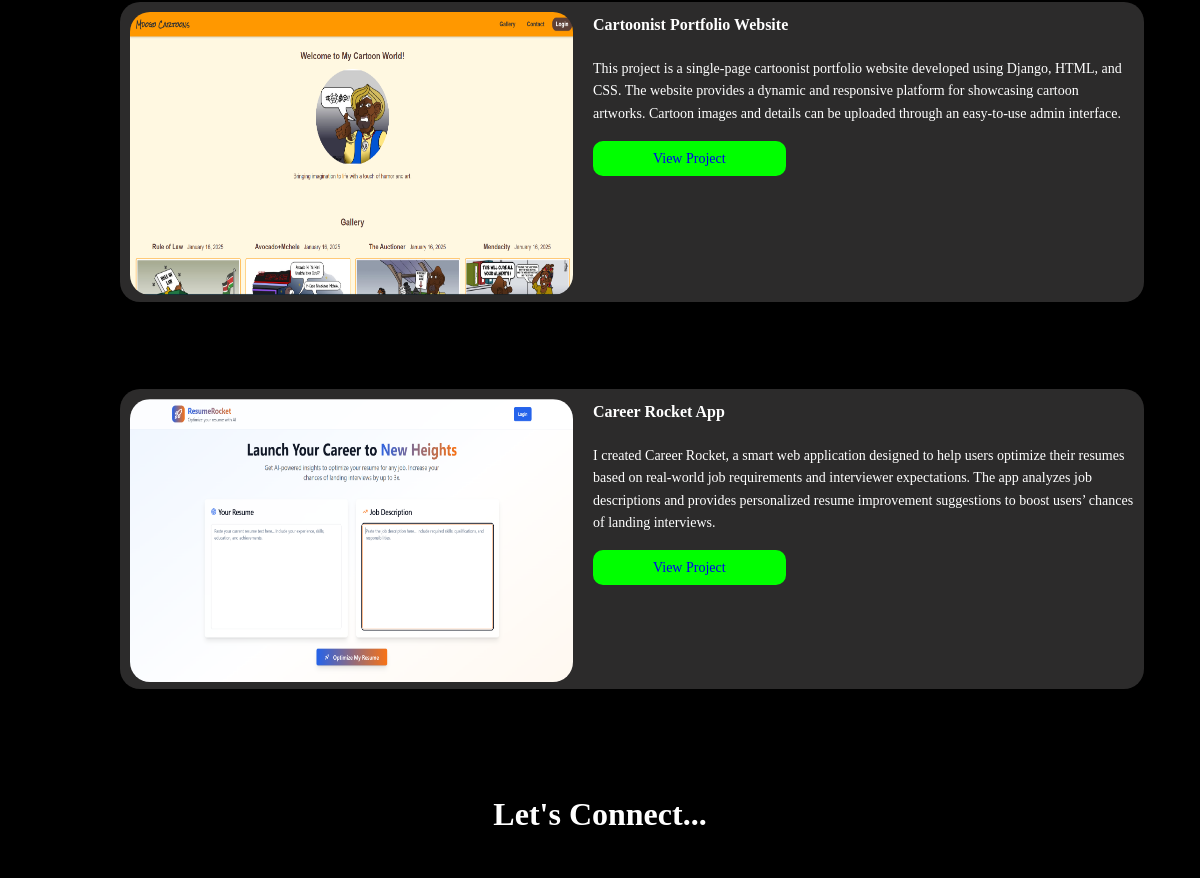
The app's page / (middle part), older data.
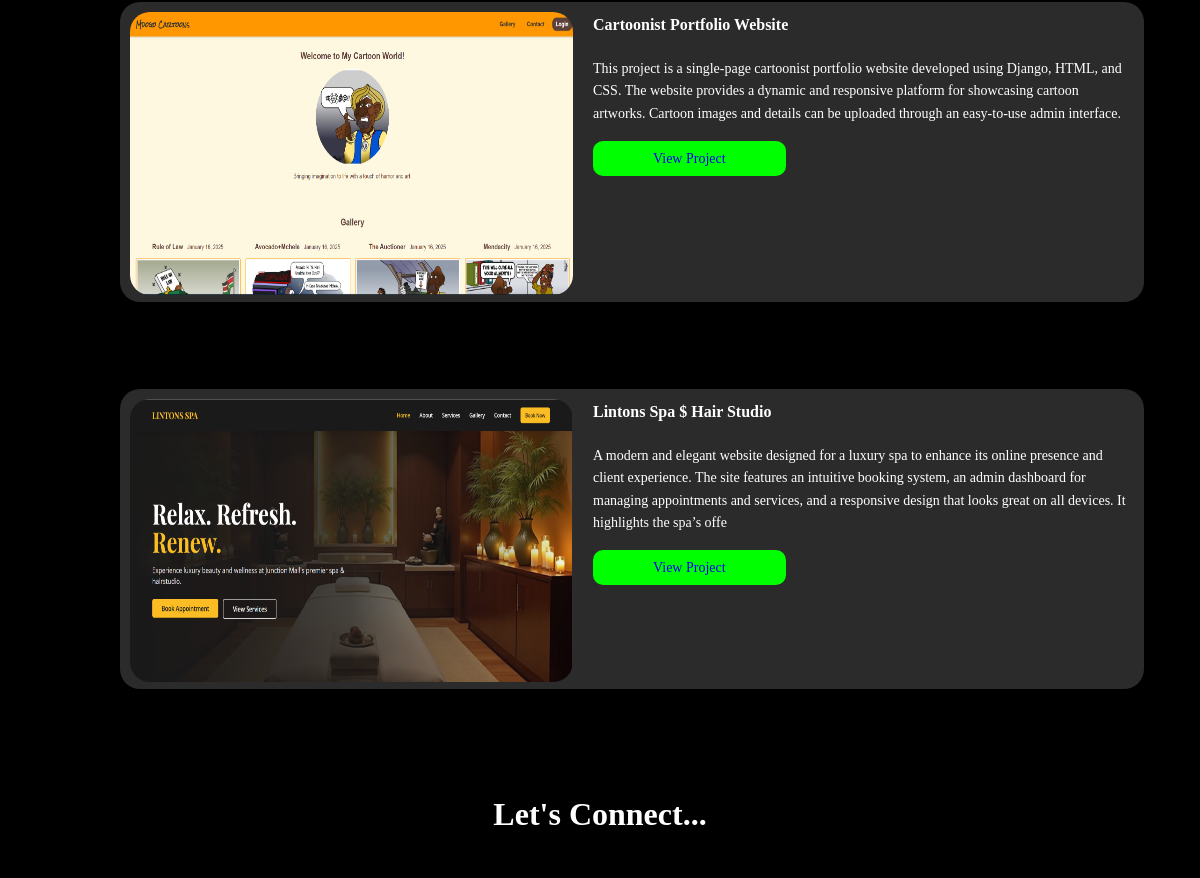
The same page, newer data.
### main/models.py (models this page shows, shortened)
class Project(models.Model):
    CATEGORY_CHOICES = [
        ('software', 'Software'),
        ('design', 'Graphic Design'),
        ('ai', 'AI work'),
    ]
    title = models.CharField(max_length=100)
    category = models.CharField(max_length=20, choices=CATEGORY_CHOICES)
    description = models.CharField(max_length=300)
    image = models.ImageField(upload_to='projects/')
    link = models.URLField(blank=True)

### main/views.py (the view, shortened to what this page needs)
# urls.py: path('', views.home, name='home'),
def home(request):
    categories = Project.CATEGORY_CHOICES
    selected_category = request.GET.get("category", "all")
    if selected_category == "all":
        projects = Project.objects.all()[:6]
    else:
        projects = Project.objects.filter(category=selected_category)
    form = ContactForm()
    return render(request, "home.html", {
        "categories": categories,
        "projects": projects,
        "form": form
    })

### main/templates/home.html (shortened to what this page needs)
<!DOCTYPE html>
<html lang="en">
    <head>
        {% load static %}
        <link rel="stylesheet" href="{% static 'css/styles.css' %}">
    </head>
    <body>
            <section id="projects" class="projects">
                <div class="project-grid">
                    {% for project in projects %}
                        <div class="project-card">
                            <img src="{{ project.image.url }}" alt="{{ project.title }}">
                            <div>
                            <h3>{{ project.title }}</h3>
                                <p>{{ project.description }}</p>
                                {% if project.link %}
                                    <a href="{{ project.link }}" class="btn" target="_blank">View Project</a>
                                {% endif %}
                            </div>
                        </div>
                    {% empty %}
                     <p>No projects added yet.</p>
                    {%endfor%}
                </div>
            </section>
             <section class="contact" id="contact">
                <h2>Let's Connect...</h2>
             </section>
    </body>
</html>

### main/static/css/styles.css (style rules this page uses)
* { margin:0; padding: 0; box-sizing: border-box; }
body { background-color: #000; font-family: "Poppins"; line-height: 1.6; color: #fff; }
h2 { font-size: 36px; font-weight: 600; text-align: center; }
.projects { padding: 5rem 10%; text-align: center; }
.project-grid { display: grid; grid-template-columns: 1fr; gap: 47px; }
.project-card { gap: 10px; display: flex; height: 300px; background: #2c2b2b; padding: 10px; border-radius: 20px; text-align: left; transition:0.3s; width: 1024px; height: 300px; margin: 20px auto; }
.project-card img { width: 443px; height: 283px; border-radius: 20px; }
.project-card h3 { font-size: 16px; font-weight: 600; margin-left: 10px; margin-bottom: 20px; }
.project-card p { font-size: 14px; font-weight: 400; margin-left: 10px; margin-bottom: 20px; }
.project-card a { text-decoration: none; margin-left: 10px; font-size: 14px; font-family: "Poppins"; font-weight: 400; }
.project-card .btn { background: #00FF00; width: 500px; height: 40px; padding: 10px 60px; border-radius: 10px; cursor: pointer; margin-top: auto; }
.contact { padding-bottom: 63px; }
.contact h2 { font-size: 2rem; text-align: center; margin-bottom: 40px; }

Row changes from the older to the newer data that the page shows:
removed Project: image (picture), title "Career Rocket App", description "I created Career Rocket, a smart web application designed to help users optimize their resumes based on real-world job requirements and interviewer expectations. The app analyzes job descriptions and provides personalized resume improvement suggestions to boost users’ chances of landing interviews."
added Project: image (picture), title "Lintons Spa $ Hair Studio", description "A modern and elegant website designed for a luxury spa to enhance its online presence and client experience. The site features an intuitive booking system, an admin dashboard for managing appointments and services, and a responsive design that looks great on all devices. It highlights the spa’s offe"
